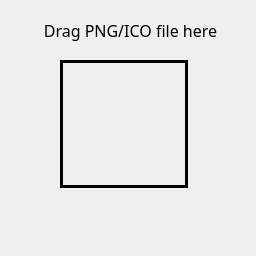
<?xml version="1.0" encoding="UTF-8"?>
<ui version="4.0">
 <class>main_form</class>
 <widget class="QWidget" name="main_form">
  <property name="geometry">
   <rect>
    <x>0</x>
    <y>0</y>
    <width>256</width>
    <height>256</height>
   </rect>
  </property>
  <property name="windowTitle">
   <string>PNG2ICO</string>
  </property>
  <widget class="QLabel" name="label">
   <property name="geometry">
    <rect>
     <x>10</x>
     <y>10</y>
     <width>241</width>
     <height>41</height>
    </rect>
   </property>
   <property name="font">
    <font>
     <family>JetBrains Mono</family>
     <pointsize>12</pointsize>
     <bold>false</bold>
    </font>
   </property>
   <property name="text">
    <string>Drag PNG/ICO file here</string>
   </property>
   <property name="alignment">
    <set>Qt::AlignCenter</set>
   </property>
  </widget>
  <widget class="QLabel" name="labelImg">
   <property name="geometry">
    <rect>
     <x>60</x>
     <y>60</y>
     <width>128</width>
     <height>128</height>
    </rect>
   </property>
   <property name="frameShape">
    <enum>QFrame::Box</enum>
   </property>
   <property name="lineWidth">
    <number>3</number>
   </property>
   <property name="text">
    <string/>
   </property>
   <property name="alignment">
    <set>Qt::AlignCenter</set>
   </property>
  </widget>
 </widget>
 <resources/>
 <connections/>
</ui>
